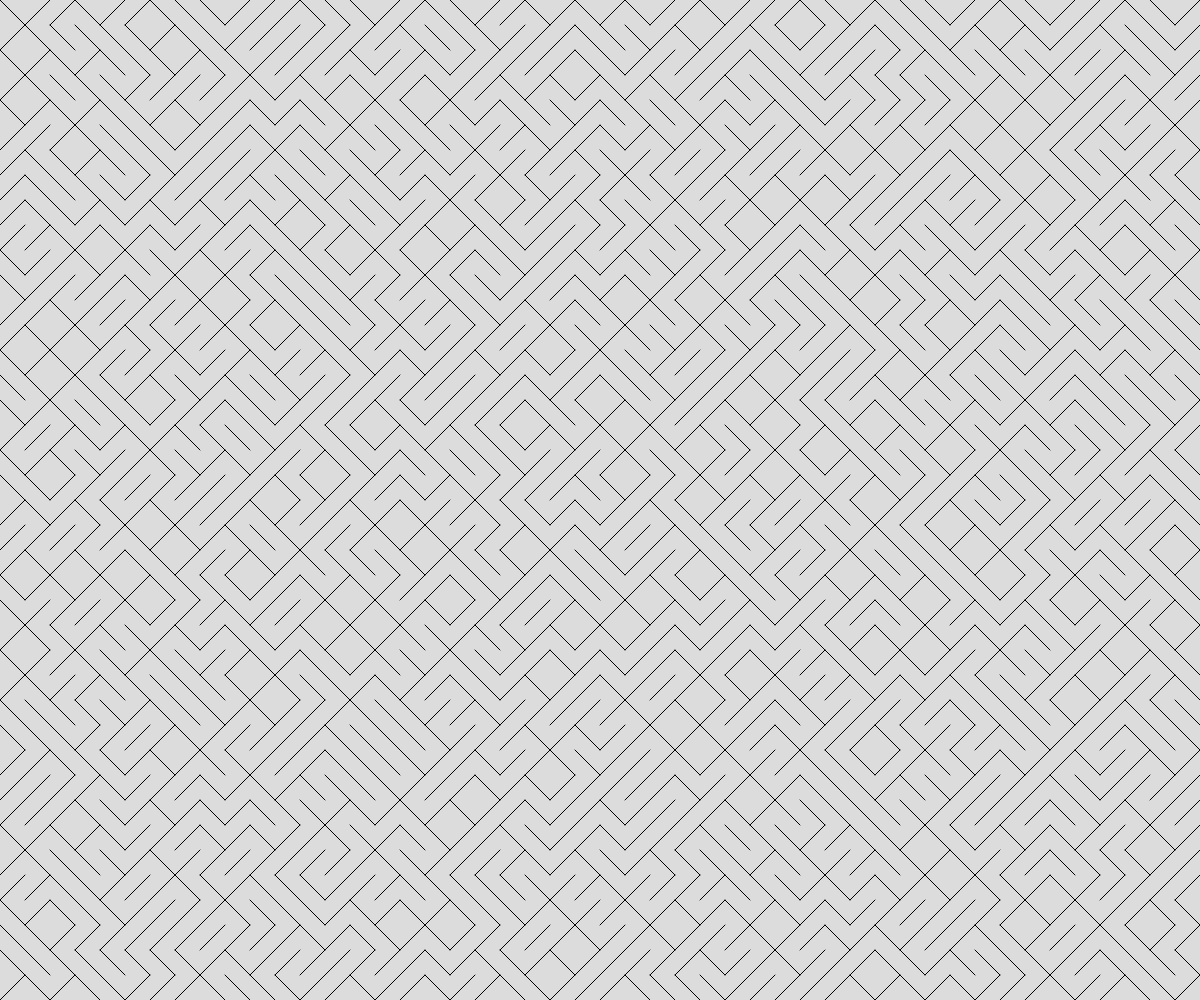
Frame 1 (no input)
Frame 60 (no input): identical to frame 1, image omitted
Frame 120 (the mouse pressed at the canvas centre since frame 60): identical to frame 1, image omitted

The p5.js sketch that drew this single still picture (run headless with seeded random() and noise() and a simulated clock; from frame 60 on, the mouse is pressed at the canvas centre):

// p5.js sketch
// ── sketch.js
// Generative Art Demo

let theTiles = [];
const THE_SIZE = 25;

function setup() {
  createCanvas(windowWidth, windowHeight);

  for (let x = THE_SIZE/2; x <= width; x += THE_SIZE) {
    for (let y = THE_SIZE/2; y <= height; y += THE_SIZE) {
      let someTile = spawnTile(x, y, THE_SIZE);
      theTiles.push(someTile);
    }
  }
}

function draw() {
  background(220);

  for (let tile of theTiles) {
    line(tile.x1, tile.y1, tile.x2, tile.y2);
  }
}


function spawnTile(x, y, tileSize) {
  let choice = random(100);
  let tile;
  if (choice < 50) {
    // positive slope
    tile = {
      x1: x - tileSize/2,
      y1: y + tileSize/2,
      x2: x + tileSize/2,
      y2: y - tileSize/2,
    };
  }
  else {
    // negative slope
    tile = {
      x1: x - tileSize/2,
      y1: y - tileSize/2,
      x2: x + tileSize/2,
      y2: y + tileSize/2,
    };
  }
  return tile;
}
